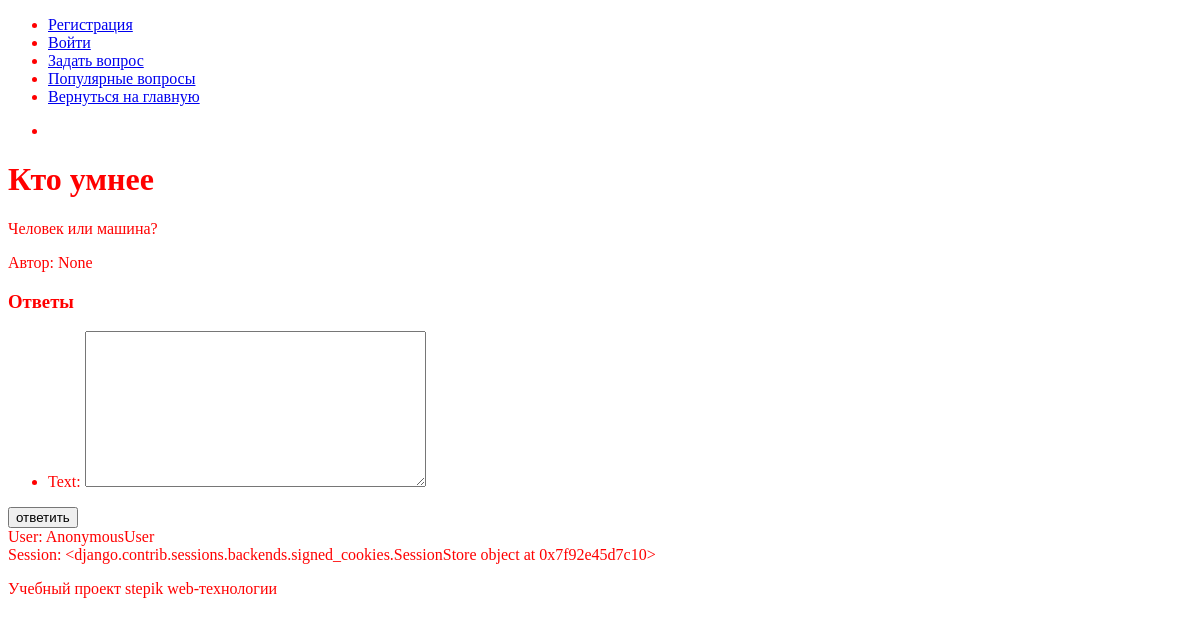
The page /question/16/ on the database as committed earlier.
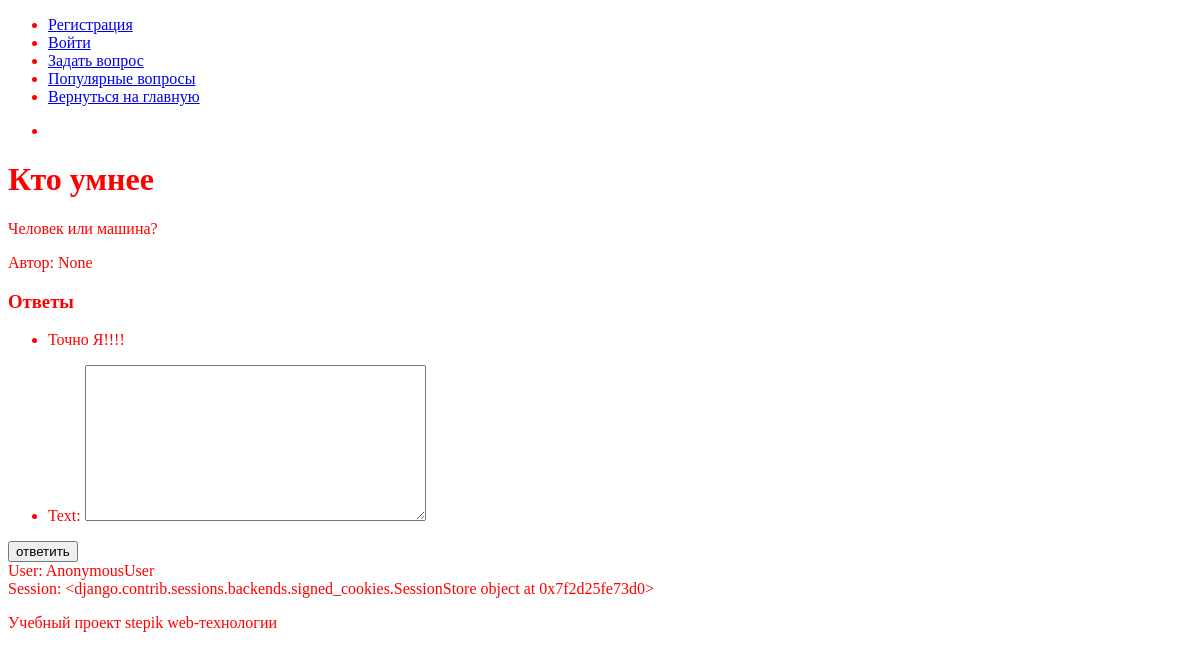
The same page on the database as committed later.
### qa/models.py (models this page shows)
class Answer(models.Model):
    text = models.TextField()
    added_at = models.DateField(auto_now_add=True)
    question = models.ForeignKey(Question, null=True, on_delete=models.SET_NULL)
    author = models.ForeignKey(User, null=True, on_delete=models.SET_NULL)
    def __str__(self):
        return self.text

### qa/views.py (the view)
# urls.py: path(r'question/<int:id>/', guestionOwn, name='question'),
def guestionOwn(request, id):
    num = int(id)
    try:
        question = Question.objects.get(id=num)
    except Question.DoesNotExist:
        raise Http404
    if request.method == "POST":
        form = AnswerForm(request.POST)
        if form.is_valid():
            _ = form.save()
            url = question.get_url()
            return HttpResponseRedirect(url)
    else:
        form = AnswerForm(initial={'question': num})
    return render(request, 'question.html',
                  {'question': question,
                   'title': question.title,
                   'form': form,
                   'user': request.user,
                   'session': request.session,
                   })

### qa/forms.py (shortened to what this page needs)
class AnswerForm(forms.Form):
    text = forms.CharField(widget=forms.Textarea)
    question = forms.IntegerField(widget=forms.HiddenInput)

### qa/models.py (called while the page is built)
    def get_url(self):
        return "/question/{}/".format(self.id)

### templates/question.html (shortened to what this page needs)
{% extends "base.html" %}
  {% block link_home %}
    <a href="/" class="main_page-link">Вернуться на главную</a>
  {% endblock %}
  {% block content %}
    <p class="question-text">{{ question.text }}</p>
    {% if question.author.username == "" %}
    <p class="question-text author">Автор: Анонимно</p>
    {% else %}
    <p class="question-text author">Автор: {{ question.author }}</p>
    {% endif %}
    <div class="answers_on_question-wrap">
      <h3 class="answers_header">Ответы</h3>
      <ul class="answers_on_question">
        {% for answer in question.answer_set.all %}
          <li>
            <div class="answer_body">{{ answer }}</div>
          </li>
        {% endfor %}
      </ul>
    </div>
    <form method="post" action="{{ question.get_url }}">
      <ul class="form-list form-list__answer">
        {{ form.as_ul }}
      </ul>
      <button type="submit" class="btn-submit">ответить</button>
    </form>
{% endblock %}

### templates/base.html (shortened to what this page needs)
<!DOCTYPE html>
{% load staticfiles %}
<html lang="ru" dir="ltr">
  <head>
    <link rel="stylesheet" href="{% static 'css/style.css' %}">
  </head>
  <body>
    <div class="wrap">
      <header class="header">
        <nav class="nav">
          <ul class="nav-list">
            <li class="nav-list_item"><a  class="nav-list__link" href="/signup/">Регистрация</a></li>
            {% if user.username == "" %}
              <li class="nav-list_item"><a class="nav-list__link" href="/login/">Войти</a></li>
            {% else %}
              <li class="nav-list_item"><a class="nav-list__link" href="/logout/">Выйти из "{{ user.username }}"</a></li>
            {% endif %}
            <li class="nav-list_item"><a  class="nav-list__link" href="/ask/">Задать вопрос</a></li>
            <li class="nav-list_item"><a  class="nav-list__link" href="/popular/">Популярные вопросы</a></li>
            <li class="main_page">{% block link_home %}{% endblock %}</li>
          </ul>
          <ul class="nav-list nav-list__admin">
            <li class="nav-list_item nav-list_item__admin"><a class="nav-list__link nav-list__link-admin" href="/admin/"></a></li>
          </ul>
        </nav>
      </header>
      <div class="content">
        <h1>{{ title }}</h1>
        {% block content %}
        {% endblock %}
        <div class="users_info">
          <div>User: {{ user }}</div>
          <div>Session: {{ session }}</div>
        </div>
      </div>
      <footer class="footer">
        {% block footer %}
        <p>Учебный проект stepik web-технологии</p>
        {% endblock %}
      </footer>
    </div>
  </body>
</html>

Rows that differ between the two databases and show on the page:
added Answer: text "Точно Я!!!!"
Other text that changed with them:
{{ session }}: "<django.contrib.sessions.backends.signed_cookies.SessionStore object at 0x7f92e45d7c10>" → "<django.contrib.sessions.backends.signed_cookies.SessionStore object at 0x7f2d25fe73d0>"
